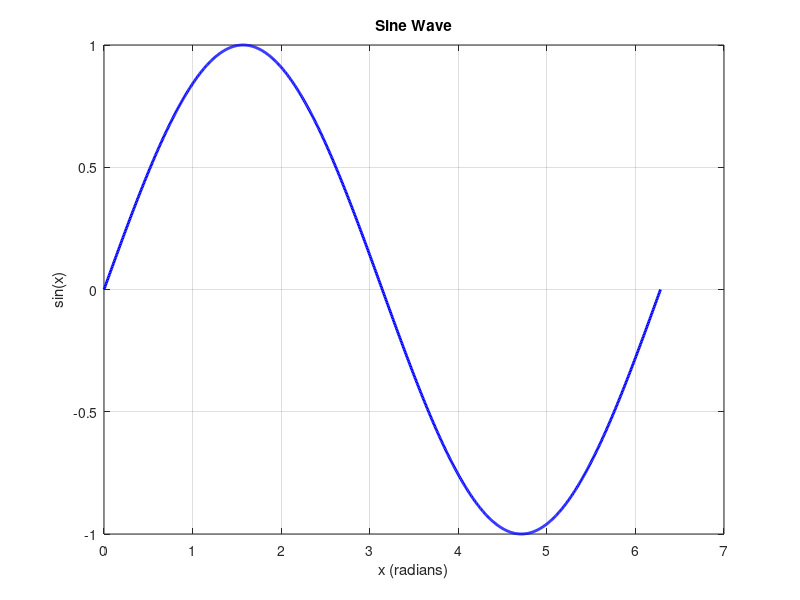

MATLAB code to generate this figure:
% MATLAB script to plot a sine wave
% Define the x-axis values
x = linspace(0, 2*pi, 1000);

% Calculate the sine values
y = sin(x);

% Create the plot
figure;
plot(x, y, 'b-', 'LineWidth', 2);
title('Sine Wave');
xlabel('x (radians)');
ylabel('sin(x)');
grid on;
